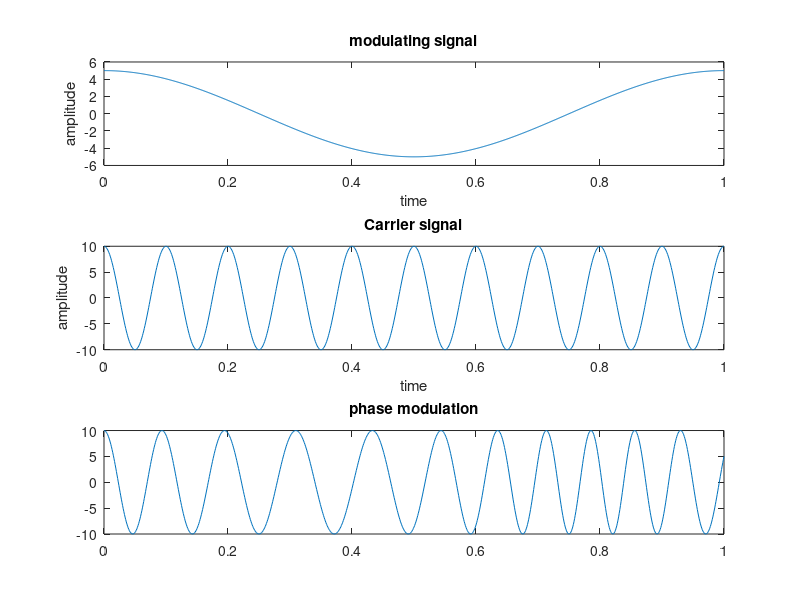

MATLAB code to generate this figure: (Note: this script raises an error after producing the figure.)
clc 
t = 0:0.001:1;
fc = 10;
fm = 1;
Am = 5;
Ac =10;
kp= pi/3;
C =  Ac.*cos(2.*pi.*fc.*t);
M = Am.*cos(2.*pi.*fm*t);
PM = Ac.*cos((2.*pi.*fc+(M.*kp)).*t);
subplot(3,1,1);
plot(t,M);
title("modulating signal");
xlabel("time");
ylabel("amplitude");
subplot(3,1,2);
plot(t,C);
title("Carrier signal");
xlabel("time");
ylabel("amplitude");
subplot(3,1,3);
plot(t,PM);
title("phase modulation");
xlabrl("time");
ylabrl("amplitude");